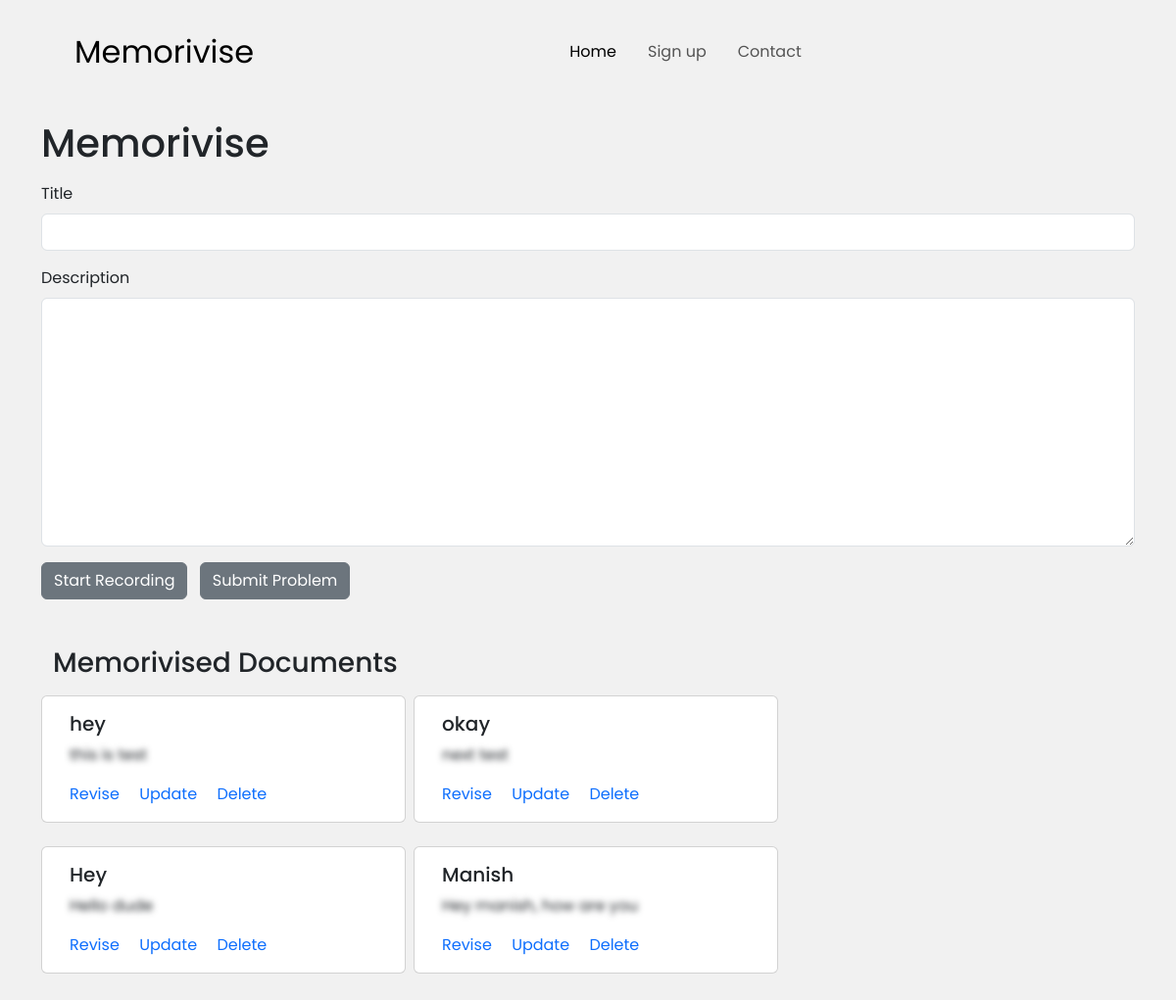
/memorivise, run on an earlier commit of the app's database.
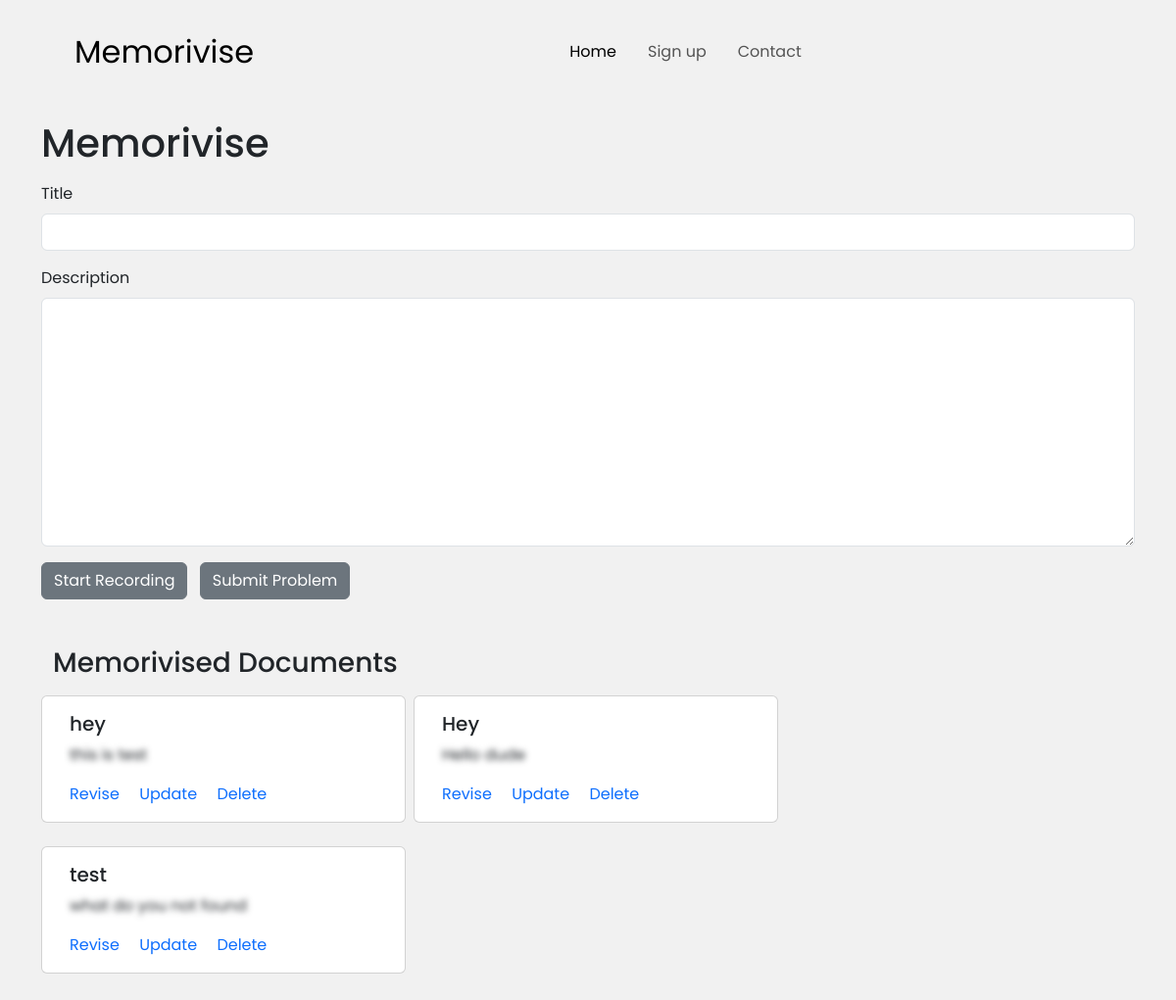
And on a later commit of the database.
### memorivise/models.py (models this page shows)
class MemoriviseDB(db.Model):
    id = db.Column(db.Integer, primary_key=True)
    title = db.Column(db.String(200), nullable=False)
    document = db.Column(db.String, nullable=False)
    date = db.Column(db.DateTime, default=datetime.utcnow)

### memorivise/views.py (the view)
@views.route('/memorivise', methods=['POST', 'GET'])
def Memorivise():
    if request.method == 'POST':
        memorivise_title = request.form['title']
        memorivise_document = request.form['document']
        new_memorevise = MemoriviseDB(
            title=memorivise_title, document=memorivise_document)
        try:
            db.session.add(new_memorevise)
            db.session.commit()
            return redirect('/memorivise')
        except:
            return "there was some problem adding the content."
    else:
        revisions = MemoriviseDB.query.order_by(MemoriviseDB.date).all()
        return render_template('memorivise.html', revisions=revisions, user=current_user)

### memorivise/templates/memorivise.html (shortened to what this page needs)
{% extends 'base.html' %}
{% block body %}
<div class="container">
<h1 class="mt-3">Memorivise</h1>
<form class="mt-3" method="POST" action="/memorivise">
  <div class="mb-3">
    <label for="title" class="form-label">Title</label>
    <input
      type="text"
      class="form-control"
      name="title"
      id="title"
      aria-describedby=""
      autocomplete="off"
    />
  </div>
  <div class="mb-3">
    <label for="decsription" class="form-label">Description</label>
    <textarea class="form-control" id="transcribed-text" name="document" rows="10" cols="50"></textarea>
  </div>
      <div class="mt-3">
      <a id="transcribe-btn" class="btn btn-secondary me-2">Start Recording</a>
      <button id="stop-btn" class="btn btn-secondary" type="submit"> Submit Problem </button>
    </div>
    </form>
        <div class="revive-card-container my-5 container">
          <h3>Memorivised Documents</h3>
          <div class="revise-cards mt-3">
            <div class="row card-row d-flex">
              {% if revisions|length < 1 %}
              <h6 class="lead"> there are no saved documents available.</h6>
              {% else%}
              {% for revision in revisions %}
              <div class="card me-2 mb-4 col-lg-4">
                <div class="card-body">
                  <h5 class="card-title">{{ revision.title }}</h5>
                  <p class="card-text card-desc" style="filter:blur(3px);">
                      {{ revision.document }}
                  </p>
                  <a
                  class="card-link"
                  id="memorivise_test"
                  data-bs-toggle="modal"
                  data-bs-target="#exampleModal"
                  data-toggle="modal"
                  data-target="#exampleModal"
                  style="cursor:pointer"
                  >Revise</a
                >
                  <a href="memorivise/update/{{revision.id}}" class="card-link">Update</a>
                  <a href="memorivise/delete/{{revision.id}}" class="card-link">Delete</a>
              </div>
            </div>
              {% endfor %}
              {% endif %}
            </div>
              </html>
{% endblock body %}

What changed in the data, as far as the page shows it:
removed MemoriviseDB: title "okay", document "next test"
removed MemoriviseDB: title "Manish", document "Hey manish, how are you"
added MemoriviseDB: title "test", document "what do you not found"
